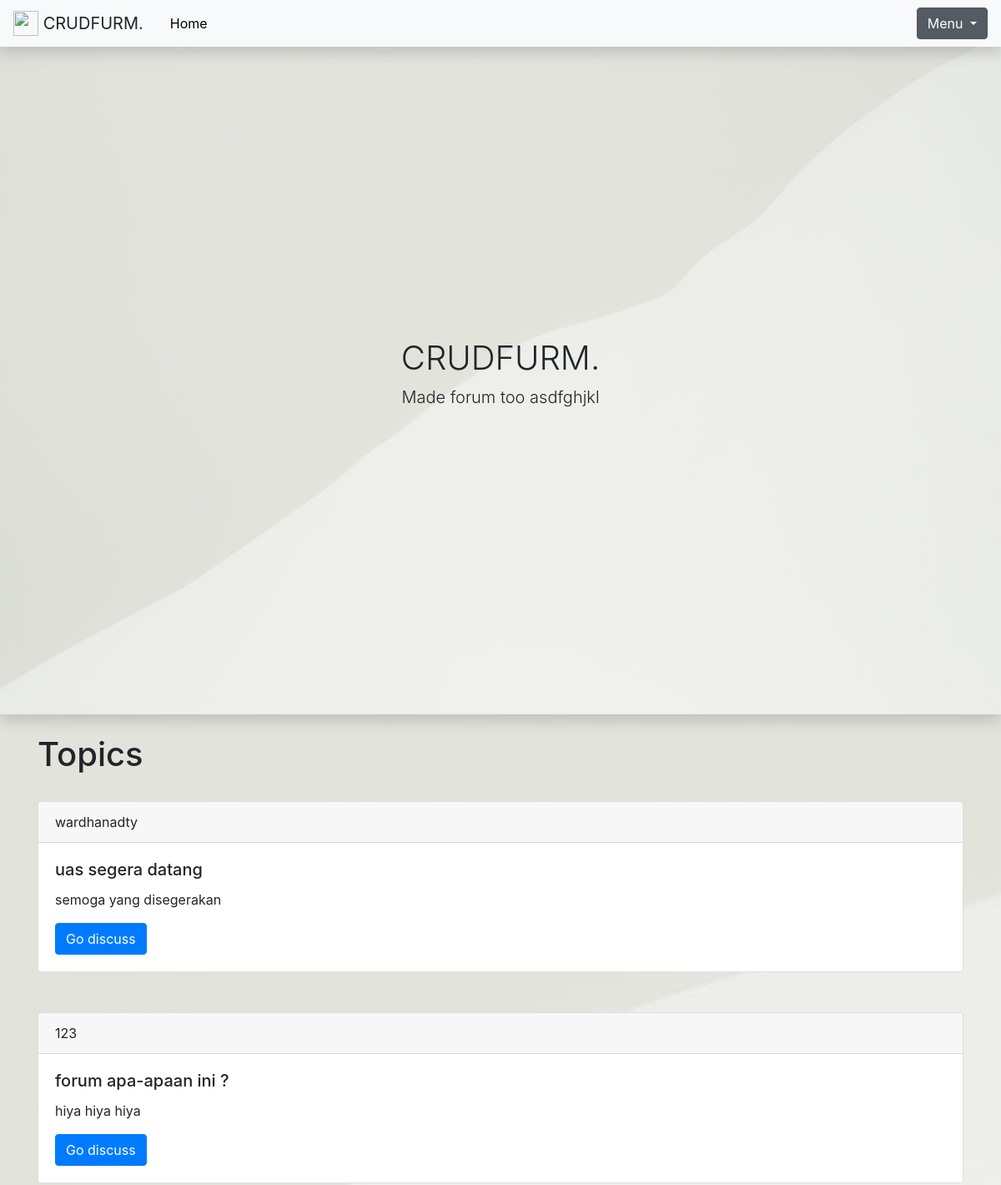
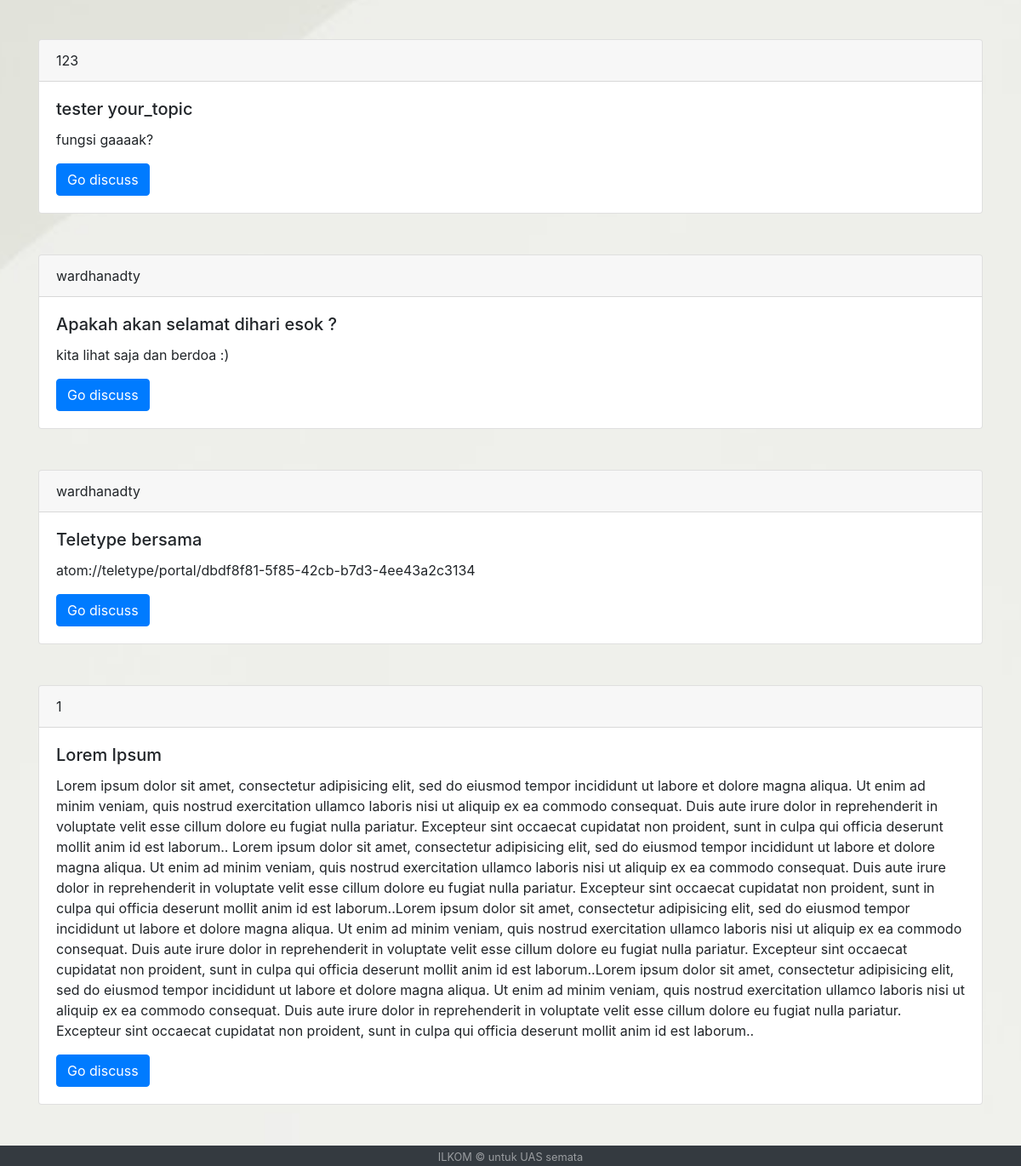
The page / on the database its author committed (2 pictures, top to bottom).
### tables this page shows
CREATE TABLE `topic` (
  `t_id` int(11) NOT NULL,
  `t_name` varchar(40) NOT NULL,
  `username` varchar(30) NOT NULL,
  `t_desc` text NOT NULL
);

### content.php (the view, shortened to what this page needs)
<?php
function printTopics(){
	$conn = connectToDB();
	$sql = "SELECT t_id, t_name, username, t_desc FROM topic";
	$result = $conn->query($sql);
  echo "<div class='container'>";
  echo "<br>";
	echo "<h1 class='align-middle'>Topics</h1>";
	echo "<table class='tabel'>";
	if ($result->num_rows > 0) {
		while($row = $result->fetch_assoc()) {
			if(isset($_SESSION["userN"])){
				echoTopics($row, $_SESSION["userN"]);
			}else if(isset($_COOKIE["username"])){
				echoTopics($row, $_COOKIE["username"]);
			}else{
        echo "
        <br>
        <div class='card'>
          <div class='card-header'>
            ".$row["username"]."
          </div>
          <div class='card-body'>
            <h5 class='card-title'>".$row["t_name"]."</h5>
            <p class='card-text'>".$row["t_desc"]."</p>
            <a class='btn btn-primary' href='?t=".$row["t_id"]."' class='btn btn-primary'>Go discuss</a>
          </div>
        </div>
        <br>
        ";
			}
		}
	}
	echo "</table>
			</form>
      </div>";
}
?>

### index.php (shortened to what this page needs)
<!DOCTYPE html>
<html lang="en">
<?php
include_once('header.php');
include_once('content.php');
?>
<head>
<link rel="stylesheet" href="https://stackpath.bootstrapcdn.com/bootstrap/4.3.1/css/bootstrap.min.css">
</head>
  <?php
    if(isset($_SESSION['userN'])){
      print "";
    }else if(isset($_COOKIE['username'])){
      print "";
    }else if(isset($_GET["t"])){
      print "";
    }else{
      print "
      <header class='masthead shadow'>
        <div class='container h-100'>
          <div class='row h-100 align-items-center'>
            <div class='col-12 text-center'>
              <h1 class='font-weight-light'>CRUDFURM.</h1>
              <p class='lead'>Made forum too asdfghjkl</p>
            </div>
          </div>
        </div>
      </header>
      ";
    }
  ?>
<body>
  			<?php
  				if(isset($_GET["t"])){
  					printTopic($_GET["t"]);
  				}else{printTopics();}
  			?>
</body>
<?php include_once('footer.php'); ?>
</html>

### header.php (shortened to what this page needs)
<nav class="navbar navbar-expand-sm navbar-light bg-light shadow navbar-fixed-top">
      <a class="navbar-brand">
        <img src="https://img.icons8.com/ios/50/000000/comment-discussion.png" width="30" height="30" class="d-inline-block align-top" alt="">
        CRUDFURM.
      </a>
    <div class="collapse navbar-collapse" id="navbarNavAltMarkup">
      <?php
    if(isset($_SESSION['userN'])){
      print "
      <div class='navbar-nav'>
      <a class='nav-item nav-link' href='index.php'>Home <span class='sr-only'>(current)</span></a>
      <a class='nav-item nav-link' href='create_topic.php'>Create Topic<span class='sr-only'></span></a>
      <a class='nav-item nav-link' href='your_topic.php'>Your Topic<span class='sr-only'></span></a>
      ";
    }else if(isset($_COOKIE['username'])){
      print "
      <a class='nav-item nav-link' href='index.php'>Home <span class='sr-only'>(current)</span></a>
      <a class='nav-item nav-link' href='create_topic.php'>Create Topic<span class='sr-only'></span></a>
      <a class='nav-item nav-link' href='your_topic.php'>Your Topic<span class='sr-only'></span></a>
      ";
    }else{
      print "
      <a class='nav-item nav-link' href='index.php'>Home <span class='sr-only'>(current)</span></a>
      </div>
      ";
    }
  ?>
  <div class="navbar">
  </div>
  <div class="dropdown show">
    <a class="btn btn-secondary dropdown-toggle" href="#" role="button" id="dropdownMenuLink" data-toggle="dropdown" aria-haspopup="true" aria-expanded="false">
      Menu
    </a>
  </div>
</nav>

### footer.php (shortened to what this page needs)
<br>
<br>
<body class="d-flex flex-column">
  <footer id="sticky-footer" class="bg-dark text-white-50 footer">
    <div class="container text-center ">
      <small>ILKOM &copy; untuk UAS semata</small>
    </div>
  </footer>
</body>

### content.php (style rules this page uses)
table, th, td, tr { border: 1px solid black; }

### index.php (style rules this page uses)
body { background: url('img/header.jpeg') no-repeat center center fixed; -webkit-background-size: cover; -moz-background-size: cover; background-size: cover; -o-background-size: cover; }
a { color: black ; }
.masthead { height: 100vh; min-height: 500px; background-image: url('img/header.jpeg'); background-size: cover; background-position: center; background-repeat: no-repeat; }

### footer.php (style rules this page uses)
#sticky-footer { flex-shrink: none; }
.footer { position: fixed; left: 0; bottom: 0; width: 100%; }

### rows shown on the page
topic: username "wardhanadty", t_name "uas segera datang", t_desc "semoga yang disegerakan"
topic: username "123", t_name "forum apa-apaan ini ?", t_desc "hiya hiya hiya"
topic: username "123", t_name "tester your_topic", t_desc "fungsi gaaaak?"
topic: username "wardhanadty", t_name "Apakah akan selamat dihari esok ?", t_desc "kita lihat saja dan berdoa :)"
topic: username "wardhanadty", t_name "Teletype bersama", t_desc "atom://teletype/portal/dbdf8f81-5f85-42cb-b7d3-4ee43a2c3134"
topic: username "1", t_name "Lorem Ipsum", t_desc "Lorem ipsum dolor sit amet, consectetur adipisicing elit, sed do eiusmod tempor incididunt ut labore et dolore magna aliqua. Ut enim ad minim veniam, quis nostrud exercitation ullamco laboris nisi ut aliquip ex ea commodo consequat. Duis aute irure dolor in reprehenderit in voluptate velit esse cillum dolore eu fugiat nulla pariatur. Excepteur sint occaecat cupidatat non proident, sunt in culpa qui officia deserunt mollit anim id est laborum.. Lorem ipsum dolor sit amet, consectetur adipisicing elit, sed do eiusmod tempor incididunt ut labore et dolore magna aliqua. Ut enim ad minim veniam, quis nostrud exercitation ullamco laboris nisi ut aliquip ex ea commodo consequat. Duis aute irure…"
